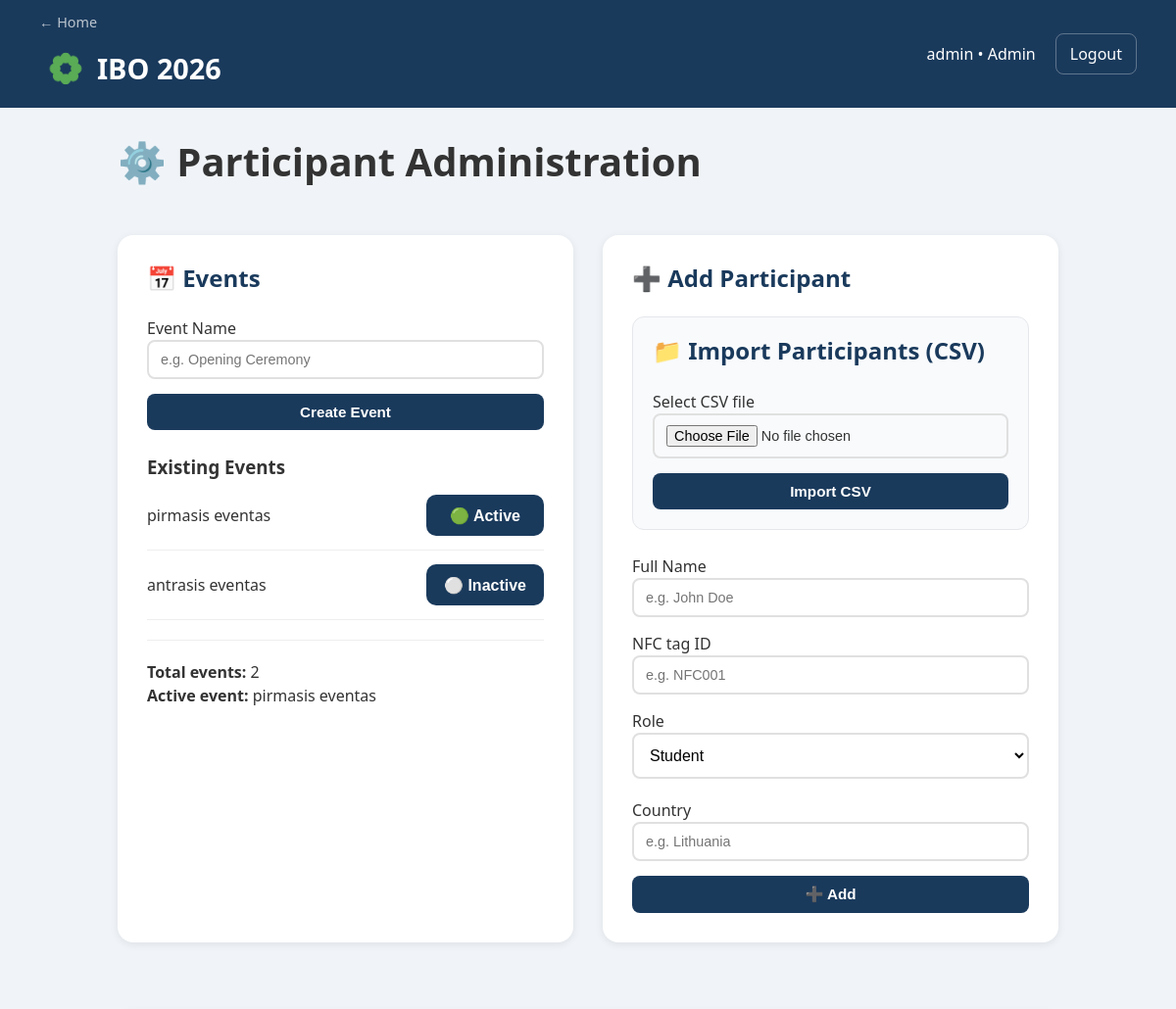
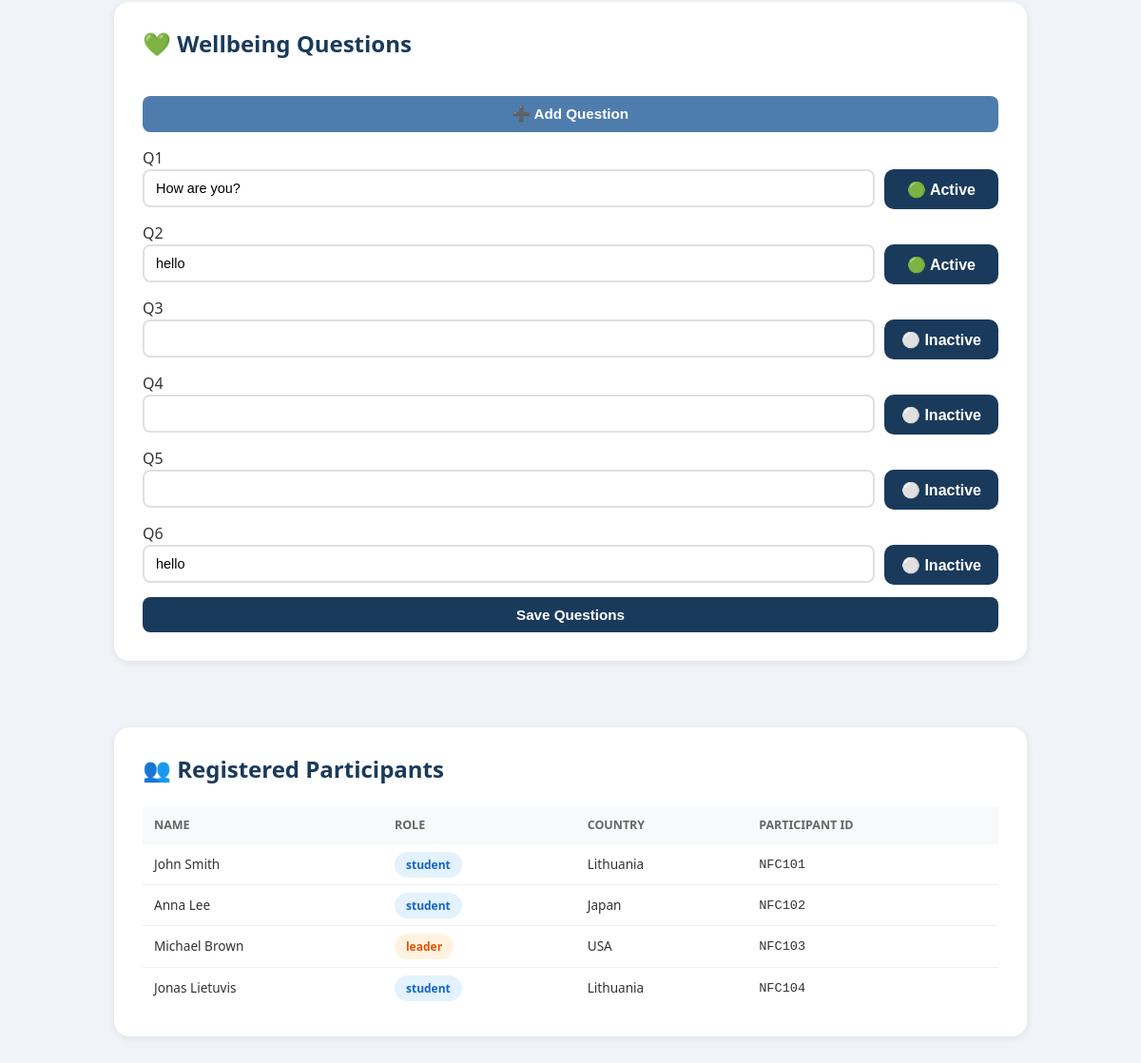
The page /admin (signed in) on the database its author committed (2 pictures, top to bottom).
### app.py (models this page shows)
class Event(db.Model):
    id = db.Column(db.Integer, primary_key=True)
    name = db.Column(db.String(100), nullable=False)
    active = db.Column(db.Boolean, default=False)

class WellbeingQuestion(db.Model):
    id = db.Column(db.Integer, primary_key=True)
    code = db.Column(db.String(20), unique=True)
    text = db.Column(db.String(300))
    active = db.Column(
        db.Boolean,
        default=True
    )

class Participant(db.Model):
    id = db.Column(db.Integer, primary_key=True)
    name = db.Column(db.String(100), nullable=False)
    nfc_id = db.Column(db.String(50), unique=True, nullable=False)
    role = db.Column(db.String(20), nullable=False)  # student, guide, leader, organizer
    country_id = db.Column(db.Integer, db.ForeignKey('country.id'))
    country = db.relationship('Country', backref='participants')

class Country(db.Model):
    id = db.Column(db.Integer, primary_key=True)
    name = db.Column(db.String(100), nullable=False)

### app.py (the view, shortened to what this page needs)
@app.route('/admin', methods=['GET', 'POST'])
def admin():
    if 'user_id' not in session:
        return redirect(url_for('login'))
    if session['role'] != 'admin':
        return "Access denied", 403
    participants = Participant.query.all()
    events = Event.query.all()
    questions = WellbeingQuestion.query.order_by(
        WellbeingQuestion.code
    ).all()
    return render_template(
        'admin.html',
        participants=participants,
        events=events,
        questions=questions
    )

### templates/admin.html (shortened to what this page needs)
{% extends "base.html" %}
{% block content %}
<div class="container-medium">
    <h1 class="page-title">
        ⚙️ Participant Administration
    </h1>
        <div class="grid">
            <div class="card events-card">
                <h2>📅 Events</h2>
                <form method="POST">
                    <label>Event Name</label>
                    <input type="text"
                           name="event_name"
                           placeholder="e.g. Opening Ceremony"
                           required>
                    <button type="submit">
                        Create Event
                    </button>
                </form>
                <br>
                {% if events %}
                    <h3>Existing Events</h3>
                    <div class="event-list">
                        {% for event in events %}
                            <div class="event-row">
                                <span>
                                    {{ event.name }}
                                </span>
                                <form method="POST">
                                    <button
                                        type="submit"
                                        name="toggle_event"
                                        value="{{ event.id }}"
                                        class="question-toggle"
                                    >
                                        {% if event.active %}
                                            🟢 Active
                                        {% else %}
                                            ⚪ Inactive
                                        {% endif %}
                                    </button>
                                </form>
                            </div>
                        {% endfor %}
                    </div>
                    <div class="event-summary">
                        <p>
                            <b>Total events:</b>
                            {{ events|length }}
                        </p>
                        {% set active_events = events | selectattr('active') | list %}
                        {% if active_events %}
                            <p>
                                <b>Active event:</b>
                                {{ active_events[0].name }}
                            </p>
                        {% else %}
                            <p>
                                <b>Active event:</b>
                                None
                            </p>
                        {% endif %}
                    </div>
                {% endif %}
            </div>
            <div class="card">
                <h2>➕ Add Participant</h2>
                <div class="csv-box">
                    <h2>📁 Import Participants (CSV)</h2>
                    <form method="POST" enctype="multipart/form-data">
                        <label>Select CSV file</label>
                        <input type="file" name="csv_file" accept=".csv" required>
                        <button type="submit">Import CSV</button>
                    </form>
                </div>
                <form method="POST">
                    <label>Full Name</label>
                    <input type="text" name="name" placeholder="e.g. John Doe" required>
                    <label>NFC tag ID</label>
                    <input type="text" name="nfc_id" placeholder="e.g. NFC001" required>
                    <label>Role</label>
                    <select name="role">
                        <option value="student">Student</option>
                    </select>
                    <label>Country</label>
                    <input type="text" name="country" placeholder="e.g. Lithuania" required>
                    <button type="submit">➕ Add</button>
                </form>
            </div>
            <div class="card full-width">
                <h2>💚 Wellbeing Questions</h2>
                <form method="POST">
                    <button
                            type="submit"
                            name="add_question"
                            value="1"
                            class="add-question-btn"
                        >
                            ➕ Add Question
                        </button>
                    {% for question in questions %}
                        <label>{{ question.code.upper() }}</label>
                        <div class="question-row">
                            <input
                                type="text"
                                name="{{ question.code }}"
                                value="{{ question.text }}"
                                class="question-input"
                            >
                            <button
                                class="question-toggle {% if question.active %}active-btn{% else %}inactive-btn{% endif %}"
                                name="toggle_question"
                                value="{{ question.id }}"
                            >
                                {% if question.active %}
                                    🟢 Active
                                {% else %}
                                    ⚪ Inactive
                                {% endif %}
                            </button>
                        </div>
                    {% endfor %}
                    <button
                        type="submit"
                        name="save_questions"
                        value="1"
                    >
                        Save Questions
                    </button>
                </form>
            </div>
            <div class="card full-width">
                <h2>👥 Registered Participants</h2>
                {% if participants %}
                <table>
                    <thead>
                        <tr>
                            <th>Name</th>
                            <th>Role</th>
                            <th>Country</th>
                            <th>Participant ID</th>
                        </tr>
                    </thead>
                    <tbody>
                        {% for p in participants %}
                        <tr>
                            <td>{{ p.name }}</td>
                            <td><span class="role {{ p.role }}">{{ p.role }}</span></td>
                            <td>{{ p.country.name if p.country else '—' }}</td>
                            <td><code>{{ p.nfc_id }}</code></td>
                        </tr>
                        {% endfor %}
                    </tbody>
                </table>
                {% else %}
                    <p class="empty">No participants yet</p>
                {% endif %}
            </div>
        </div>
    </div>
{% endblock %}

### static/style.css (style rules this page uses)
body { font-family: 'Segoe UI', sans-serif; background: #f0f4f8; margin: 0; color: #333; line-height: 1.5; }
.card { background: white; border-radius: 16px; padding: 30px; margin-top: 20px; margin-bottom: 20px; box-shadow: 0 2px 8px rgba(0,0,0,0.08); }
.csv-box { background: #f8fafc; border: 1px solid #e5e7eb; border-radius: 12px; padding: 20px; margin-bottom: 25px; }
* { margin: 0; padding: 0; box-sizing: border-box; }
.grid { display: grid; grid-template-columns: 1fr 1fr; gap: 30px; align-items: stretch; }
input, select { width: 100%; padding: 10px 12px; border: 2px solid #e0e0e0; border-radius: 8px; font-size: 0.9rem; margin-bottom: 15px; transition: border-color 0.2s; }
button { width: 100%; padding: 10px 14px; background: #1a3a5c; color: white; border: none; border-radius: 8px; font-size: 0.95rem; font-weight: 600; cursor: pointer; }
table { width: 100%; border-collapse: collapse; }
th { text-align: left; padding: 10px 12px; background: #f8f9fa; font-size: 0.78rem; color: #666; text-transform: uppercase; }
td { padding: 10px 12px; border-bottom: 1px solid #f0f0f0; font-size: 0.85rem; }
tr:last-child td { border-bottom: none; }
.role { padding: 5px 12px; border-radius: 999px; font-size: 0.75rem; font-weight: 700; }
.student { background: #e3f2fd; color: #1565c0; }
.leader { background: #fff3e0; color: #e65100; }
.full-width { grid-column: 1 / -1; }
.page-title { font-size: 2.5rem; color: #333; margin-bottom: 25px; }
.event-row { display: flex; justify-content: space-between; align-items: center; padding: 12px 0; border-bottom: 1px solid #eee; }
.card h2 { color: #1a3a5c; margin-bottom: 25px; line-height: 1.2; }
.events-card { display: flex; flex-direction: column; }
.event-list { max-height: 350px; overflow-y: auto; }
.event-row { display: flex; justify-content: space-between; align-items: center; padding: 14px 0; border-bottom: 1px solid #eee; }
.event-summary { margin-top: 20px; padding-top: 20px; border-top: 1px solid #eee; }
.container-medium { max-width: 1000px; margin: 25px auto; padding: 0 20px; }
select { width: 100%; padding: 12px; border: 2px solid #e0e0e0; border-radius: 8px; font-size: 1rem; margin-bottom: 20px; background: white; }
.question-row { display: flex; gap: 10px; align-items: flex-start; }
.question-input { flex: 1; }
.add-question-btn { display: inline-block; background: #4e7cad; color: white; text-decoration: none; padding: 10px 16px; border-radius: 8px; margin-top: 15px; margin-bottom: 15px; }
.question-toggle { width: 120px; height: 42px; border: none; border-radius: 10px; font-size: 16px; font-weight: 600; cursor: pointer; }

### rows shown on the page
Event: name "pirmasis eventas", {{ event.id }} 1 (drawn), active "🟢 Active"
Event: name "antrasis eventas", {{ event.id }} 2 (drawn), active "⚪ Inactive"
WellbeingQuestion: code "Q1", q1 "How are you?", {{ question.id }} 1 (drawn), active "🟢 Active"
WellbeingQuestion: code "Q2", q2 "hello", {{ question.id }} 2 (drawn), active "🟢 Active"
WellbeingQuestion: code "Q3", {{ question.id }} 3 (drawn), active "⚪ Inactive"
WellbeingQuestion: code "Q4", {{ question.id }} 4 (drawn), active "⚪ Inactive"
WellbeingQuestion: code "Q5", {{ question.id }} 5 (drawn), active "⚪ Inactive"
WellbeingQuestion: code "Q6", text "hello", {{ question.id }} 6 (drawn), active "⚪ Inactive"
Participant: name "John Smith", role "student", country "Lithuania", nfc_id "NFC101"
Participant: name "Anna Lee", role "student", country "Japan", nfc_id "NFC102"
Participant: name "Michael Brown", role "leader", country "USA", nfc_id "NFC103"
Participant: name "Jonas Lietuvis", role "student", country "Lithuania", nfc_id "NFC104"

### other values the page prints
{{ session['username'] }} "admin"
{{ events|length }} "2"
